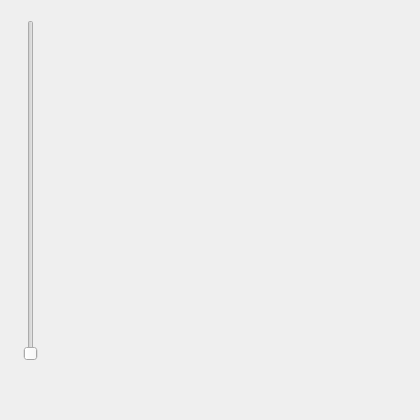
<?xml version="1.0" encoding="UTF-8"?>
<ui version="4.0">
 <class>MainWindow</class>
 <widget class="QMainWindow" name="MainWindow">
  <property name="geometry">
   <rect>
    <x>0</x>
    <y>0</y>
    <width>420</width>
    <height>420</height>
   </rect>
  </property>
  <property name="minimumSize">
   <size>
    <width>420</width>
    <height>420</height>
   </size>
  </property>
  <property name="maximumSize">
   <size>
    <width>420</width>
    <height>420</height>
   </size>
  </property>
  <property name="windowTitle">
   <string>Изменение прозрачности</string>
  </property>
  <widget class="QWidget" name="centralwidget">
   <widget class="QLabel" name="label">
    <property name="geometry">
     <rect>
      <x>70</x>
      <y>30</y>
      <width>330</width>
      <height>330</height>
     </rect>
    </property>
    <property name="text">
     <string/>
    </property>
    <property name="pixmap">
     <pixmap>img.jpg</pixmap>
    </property>
   </widget>
   <widget class="QSlider" name="slider">
    <property name="geometry">
     <rect>
      <x>20</x>
      <y>20</y>
      <width>22</width>
      <height>341</height>
     </rect>
    </property>
    <property name="orientation">
     <enum>Qt::Vertical</enum>
    </property>
   </widget>
  </widget>
 </widget>
 <resources/>
 <connections/>
</ui>
